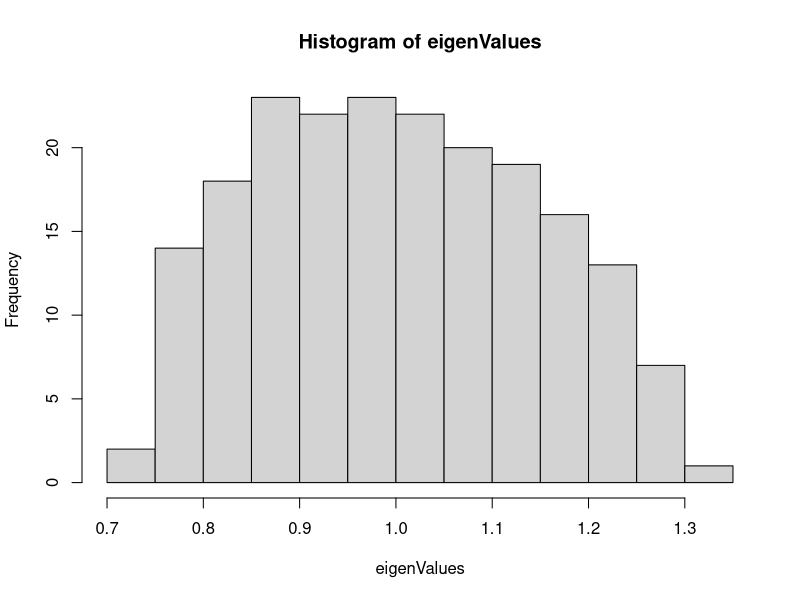
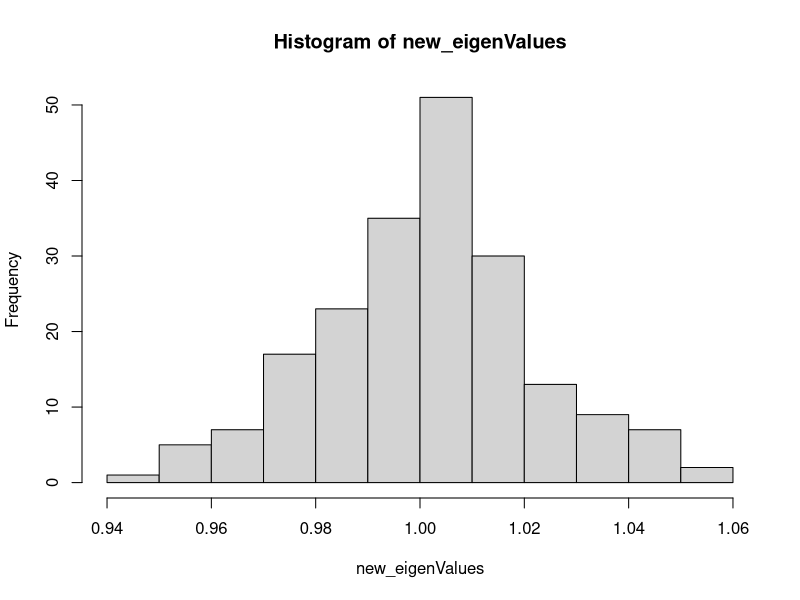

Generate these figures, in order, with R:
rm(list = ls())
library("mvtnorm")

#Example 1.2.2 and 1.3.2 of HDS by Martin J. Wainwright.

#Number of data points and dimension
n = 10000
d = 200

#Data X ~ N(0, I_d)
X = rmvnorm(n, mean = rep(0, d), sigma = diag(d))

#estimated covariance matrix
Sigmahat = (t(X)%*%X)/n


#If d<<n, then eigenValues of Sigmahat are close to 1 (since Sigma = I_d)
#Otherwise, their distribution is close to the Marčenko–Pastur law
eigenValues <- eigen(Sigmahat)$values
hist(eigenValues)
summary(eigenValues)


####Solution: Hard-threshold as proposed in 1.3.2
#The idea works for any sparse covariance matrix, not only the identity

newSigmahat = Sigmahat*(abs(Sigmahat)>sqrt(2*log(d)/n))
new_eigenValues <- eigen(newSigmahat)$values
#they are very concentrated around 1, as it should for Sigma = Id
hist(new_eigenValues)
summary(new_eigenValues)
